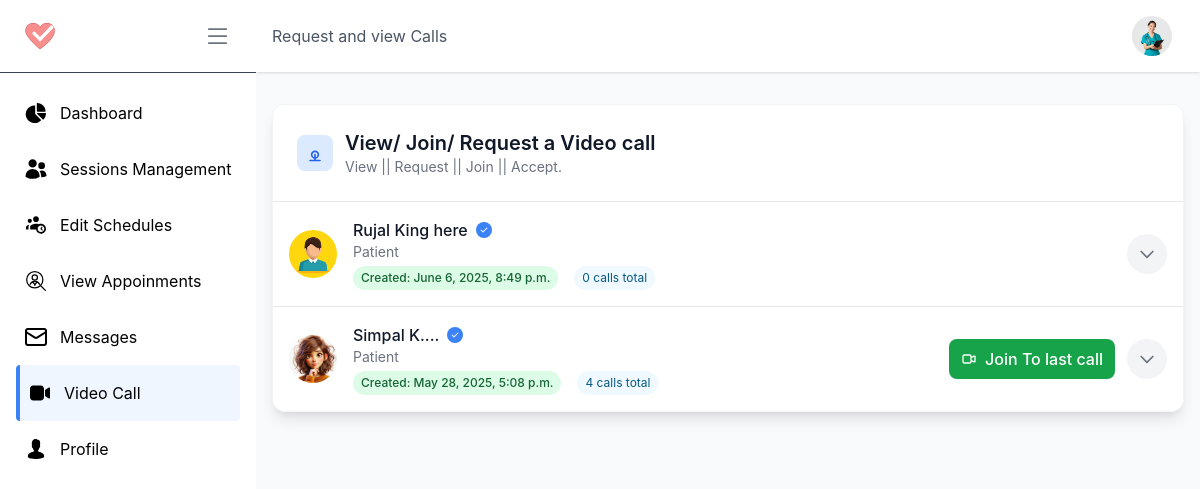
The app's page /d/view-v-call/ (signed in), older data.
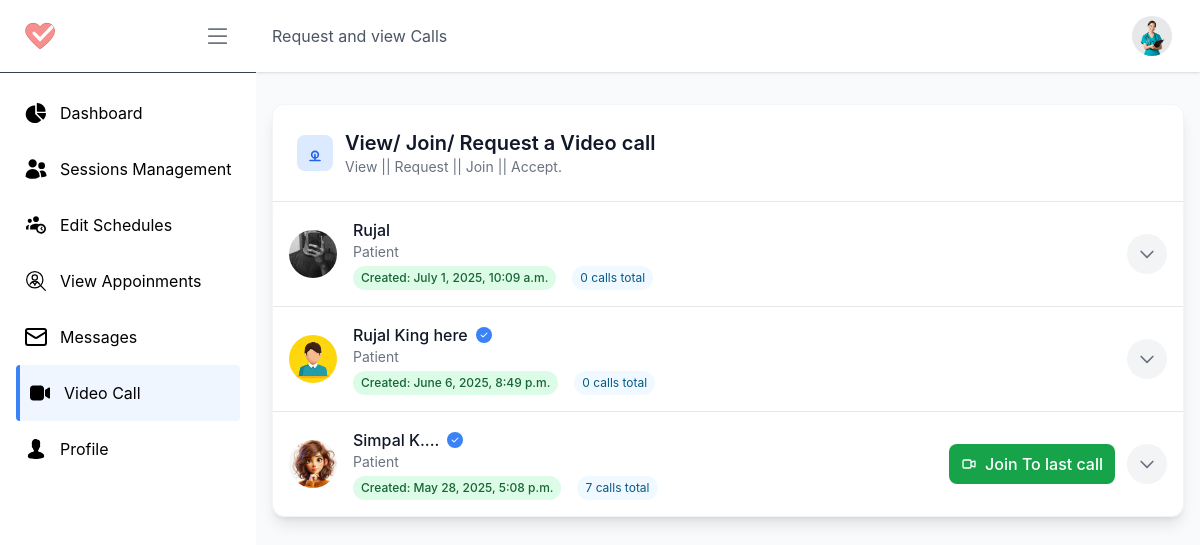
The same page, newer data.
### account/models.py (models this page shows, shortened)
class Profile(models.Model):
    user = models.OneToOneField(User, on_delete=models.CASCADE, related_name="profile")
    role = models.CharField(max_length=10, choices=USER_ROLES, default='patient')
    profile_pic = models.ImageField(upload_to='profile_pictures/', default='profile_pictures/default.jpg')
    phone_regex = RegexValidator(regex=r'^\+?1?\d{9,15}$', message="Phone number must be entered in the format: '+999999999'. Up to 15 digits allowed.")
    ph_number = models.CharField(validators=[phone_regex], max_length=16, blank=True) # validators should be a list
    address = models.CharField(max_length=255, blank=True)
    date_of_birth = models.DateField(null=True, blank=True)
    gender = models.CharField(max_length=10, choices=[('male', 'Male'), ('female', 'Female'), ('other', 'Other')], blank=True)
    email_notification = models.BooleanField(default=True)
    sms_notification = models.BooleanField(default=True)
    reminders = models.BooleanField(default=True)
    token = models.CharField(max_length=255, blank=True, null=True)
    token_expiry = models.DateTimeField(null=True, blank=True)
    created_at = models.DateTimeField(auto_now_add=True)
    updated_at = models.DateTimeField(auto_now=True)
    is_active = models.BooleanField(default=True)
    is_verified = models.BooleanField(default=False)

class Conversation(models.Model):
    participants = models.ManyToManyField(Profile, related_name='conversations')
    uuid = models.UUIDField(unique=True, editable=True, null=True, blank=True)
    status_choices = (
        ('initiated', 'Initiated'),
        ('active', 'Active'),
        ('requested', 'Requested'),
        ('rejected', 'Rejected'),
        ('archived', 'Archived'),
        ('deleted', 'Deleted'),
    )
    status = models.CharField(max_length=10, choices=status_choices, default='requested')
    created_at = models.DateTimeField(auto_now_add=True)

### doctor/views.py (the view)
# urls.py: path('view-v-call/', view_v_call, name='view_v_call'), # view calls
@login_required_with_message(login_url='account:login', message="You need to log in to view your Video Calls.", only=['doctor'])
def view_v_call(request: HttpRequest):
    if request.method != 'POST':
        profile: Profile = request.user.profile
        convs =  Conversation.objects.filter(
            participants=request.user.profile
        ).order_by('-created_at')
        for conversation in convs:
            conversation.other_participant = conversation.participants.exclude(
                id=profile.id
            ).first()
    return render(request, 'pages/doctor/list-v-call.html',{ 'conv': convs,}  )

### templates/pages/doctor/list-v-call.html (shortened to what this page needs)
{% extends "pages/doctor/D_base.html" %}
{% load static %}
{% block pageof %} Request and view Calls {% endblock pageof %}
{% block linkPageof %} /d/view-v-call/ {% endblock linkPageof %}
{% block content %}
    <div class="container px-4 py-8  ">
        <div class="bg-white rounded-xl shadow-lg overflow-hidden border border-gray-100">
            <div class="flex items-center justify-between p-6 border-b border-gray-200 dark:border-gray-700">
                <div class="flex items-center space-x-3">
                    <div class="p-2 bg-blue-100 dark:bg-blue-900/30 rounded-lg">
                        <svg xmlns="http://www.w3.org/2000/svg" class="w-5 h-5 text-blue-600 dark:text-blue-400" fill="none" viewBox="0 0 24 24" stroke="currentColor">
                            <path stroke-linecap="round" stroke-linejoin="round" stroke-width="2" d="M16 14a4 4 0 10-8 0 4 4 0 008 0zM12 14v7m-6 0h12" />
                        </svg>
                    </div>
                    <div>
                        <h2 class="text-xl font-semibold text-gray-900 dark:text-white">View/ Join/ Request a Video  call</h2>
                        <p class="text-sm text-gray-500 dark:text-gray-400">View || Request || Join || Accept.</p>
                    </div>
                </div>
            </div>
            <div class="bg-white rounded-xl shadow-sm overflow-hidden">
                {% if conv %}
                    {% for each_convo in conv %}
                        <div class="border-gray-200 border-b last:border-b-0">
                            <div class="p-4 flex flex-col md:flex-row md:items-center gap-4 hover:bg-gray-50 transition-colors">
                                <div class="flex items-center flex-1">
                                    <img
                                        src="{{each_convo.other_participant.profile_pic.url}}"
                                        alt="{{each_convo.other_participant.user.first_name}}"
                                        class="w-12 h-12 rounded-full object-cover ring-2 ring-white shadow-sm"
                                    />
                                    <div class="ml-4 flex-1 min-w-0">
                                        <div class="flex items-center space-x-2">
                                            <h3 class="font-medium text-gray-900 truncate">{{each_convo.other_participant.user.first_name}}</h3>
                                            {% if each_convo.other_participant.is_verified %}
                                                <div class="w-4 h-4 bg-blue-500 rounded-full flex items-center justify-center">
                                                    <svg class="w-2.5 h-2.5 text-white" fill="currentColor" viewBox="0 0 20 20">
                                                        <path fill-rule="evenodd" d="M16.707 5.293a1 1 0 010 1.414l-8 8a1 1 0 01-1.414 0l-4-4a1 1 0 011.414-1.414L8 12.586l7.293-7.293a1 1 0 011.414 0z" clip-rule="evenodd" />
                                                    </svg>
                                                </div>
                                            {% endif %}
                                        </div>
                                        {% if each_convo.other_participant.role == 'doctor'%}
                                            <p class="text-sm text-gray-500 truncate">{{each_convo.other_participant.doctor_profile.specialization}}</p>
                                        {% else %}
                                            <p class="text-sm text-gray-500 truncate">Patient</p>
                                        {% endif %}
                                        <div class="flex items-center space-x-4 mt-1">
                                            <span class="inline-flex items-center px-2 py-1 rounded-full text-xs font-medium bg-green-100 text-green-800">
                                                Created: {{ each_convo.created_at }}
                                            </span>
                                            <span class="text-xs text-sky-800 bg-sky-50 px-2 py-1 rounded-full ">
                                                {{ each_convo.convosation_calls.count }} calls total
                                            </span>
                                        </div>
                                    </div>
                                </div>
                                <div class="flex items-center space-x-3 mt-2 md:mt-0">
                                    <div>
                                        {% with last_call=each_convo.convosation_calls.all.last %}
                                            {% if last_call and last_call.status != 'completed' %}
                                                <a href="/d/join-v-call/{{ last_call.uuid }}/"
                                                    target="_blank"
                                                    class="inline-flex items-center px-3 py-2 font-medium text-white bg-green-600 hover:bg-green-700 rounded-lg transition-colors">
                                                    <span>Join To last call</span>
                                                </a>
                                            {% endif %}
                                        {% endwith %}
                                    </div>
                                    <button type="button"
                                            class="dropdown-toggle-btn relative inline-flex items-center justify-center w-10 h-10 text-gray-500 bg-gray-100 rounded-full hover:bg-gray-200 focus:outline-none transition-colors"
                                            data-conversation-id="{{ each_convo.id }}">
                                        <svg class="w-5 h-5" fill="none" stroke="currentColor" viewBox="0 0 24 24">
                                            <path stroke-linecap="round" stroke-linejoin="round" stroke-width="2" d="M19 9l-7 7-7-7"></path>
                                        </svg>
                                    </button>
                                </div>
                            </div>
                        </div>
                    {% endfor %}
                {% endif %}
            </div>
        </div>
    </div>
{% endblock content %}

### templates/pages/doctor/D_base.html (shortened to what this page needs)
{% load static %}
{% load url_resolver %}
<!DOCTYPE html>
<html lang="en">
    <head>
        <link rel="stylesheet" href="{% static 'styles.css' %}" />
    </head>
    <body class="flex flex-col min-h-screen">
        <div class="flex flex-row flex-1">
            <div id="sidebarPanel"
                class="w-64 fixed inset-y-0 z-30 lg:relative bg-white h-screen transform -translate-x-full transition-transform duration-300 ease-in-out lg:translate-x-0 ">
                <div class="text-white flex-shrink-0 ">
                    <div class="flex flex-row justify-between items-center py-5 px-6 border-b border-gray-700">
                        <a href="/" class="shortBarToggle">
                            <img src="{% static 'icon-64.png' %}" alt="Logo" class="h-8 w-auto object-cover">
                        </a>
                        <button class=" p-0 ">
                        </button>
                    </div>
                    <div class="overflow-y-auto h-full ">
                        <ul class=" px-4 mt-3" id="menuList">
                            <li class="menuListItems dashboard-nav">
                                <a href="{% url 'doctor:doctor_dashboard' %}"
                                    class=" flex items-center py-4 text-black hover:bg-blue-50 rounded px-2 no-underline  hover:border-l-4 border-blue-500 ">
                                    <span class="mr-3">
                                    </span>
                                    <span class="shortBarToggle">Dashboard</span>
                                </a>
                            </li>
                            <li class="menuListItems SessionMng-nav">
                                <a href="{% url 'doctor:SessionMng' %}"
                                    class=" flex items-center py-4 text-black hover:bg-blue-50 rounded px-2 no-underline  hover:border-l-4 border-blue-500 ">
                                    <span class="mr-3">
                                    </span>
                                    <span class="shortBarToggle">Sessions Management</span>
                                </a>
                            </li>
                            <li class="menuListItems edit_schedules-nav">
                                <a href="{% url 'doctor:d_edit_schedules' %}"
                                    class=" flex items-center py-4 text-black hover:bg-blue-50 rounded px-2 no-underline  hover:border-l-4 border-blue-500 ">
                                    <span class="mr-3">
                                    </span>
                                    <span class="shortBarToggle">Edit Schedules</span>
                                </a>
                            </li>
                            <li class="menuListItems ViewPatients-nav">
                                <a href="{% url 'doctor:ViewPatients_d' %}"
                                    class=" flex items-center py-4 text-black hover:bg-blue-50 rounded px-2 no-underline  hover:border-l-4 border-blue-500 ">
                                    <span class="mr-3">
                                    </span>
                                    <span class="shortBarToggle">View Appoinments</span>
                                </a>
                            </li>
                            <li class="menuListItems message-nav">
                                <a href="{% url 'doctor:message' %}"
                                    class=" flex items-center py-4 text-black hover:bg-blue-50 rounded px-2 no-underline  hover:border-l-4 border-blue-500 ">
                                    <span class="mr-3">
                                        <svg xmlns="http://www.w3.org/2000/svg" class="h-6 w-6" fill="none"
                                            stroke="currentColor" stroke-width="2" stroke-linecap="round"
                                            stroke-linejoin="round" viewBox="0 0 24 24">
                                            <rect width="20" height="16" x="2" y="4" rx="2"></rect>
                                            <path d="m22 7-8.97 5.7a1.94 1.94 0 0 1-2.06 0L2 7"></path>
                                        </svg>
                                    </span>
                                    <span class="shortBarToggle">Messages</span>
                                </a>
                            </li>
                            <li class="menuListItems joinVCall-nav">
                                <a href="{% url 'doctor:view_v_call' %}"
                                    class=" flex items-center py-4 text-black hover:bg-blue-50 rounded px-2 no-underline  hover:border-l-4 border-blue-500 ">
                                    <span class="mr-3">
                                    </span>
                                    <span class="shortBarToggle">Video Call</span>
                                </a>
                            </li>
                            <li class="menuListItems profile-nav">
                                <a href="{% url 'doctor:profile' %}"
                                    class=" flex items-center py-4 text-black hover:bg-blue-50 rounded px-2 no-underline  hover:border-l-4 border-blue-500 ">
                                    <span class="mr-3">
                                    </span>
                                    <span class="shortBarToggle">Profile</span>
                                </a>
                            </li>
                        </ul>
                    </div>
                </div>
            </div>
            <div class="flex flex-col flex-1 bg-slate-50 overflow-x-hidden">
                <header class="flex items-center justify-between px-4 py-2 bg-white shadow z-20">
                    <nav class="hidden lg:flex space-x-6 bg-white py-4">
                        <a href="{% block linkPageof %} {% endblock linkPageof %}" class="text-gray-600 hover:text-blue-500
                                no-underline">{% block pageof %} {% endblock pageof %}</a>
                    </nav>
                    <ul class="flex items-center space-x-4 ">
                        <li class="px-2 sm:px-3">
                            <div class="relative group/profile-dropdown">
                                <a class="block w-10 h-10 rounded-full overflow-hidden cursor-pointer">
                                    <img src="{{ user.profile.profile_pic.url }}" class="w-full h-full object-cover"
                                        alt="profile image">
                                </a>
                            </div>
                        </li>
                    </ul>
                </header>
                {% block content %} {% endblock content %}
            </div>
        </div>
    </body>
</html>

Row changes from the older to the newer data that the page shows:
added Conversation: other_participant.profile_pic (picture), other_participant.user.first_name "Rujal", shows "Patient", created_at "July 1, 2025, 10:09 a.m.", convosation_calls.count "0"
computed for Conversation "May 28, 2025, 5:08 p.m.": convosation_calls.count "4" → "7"
